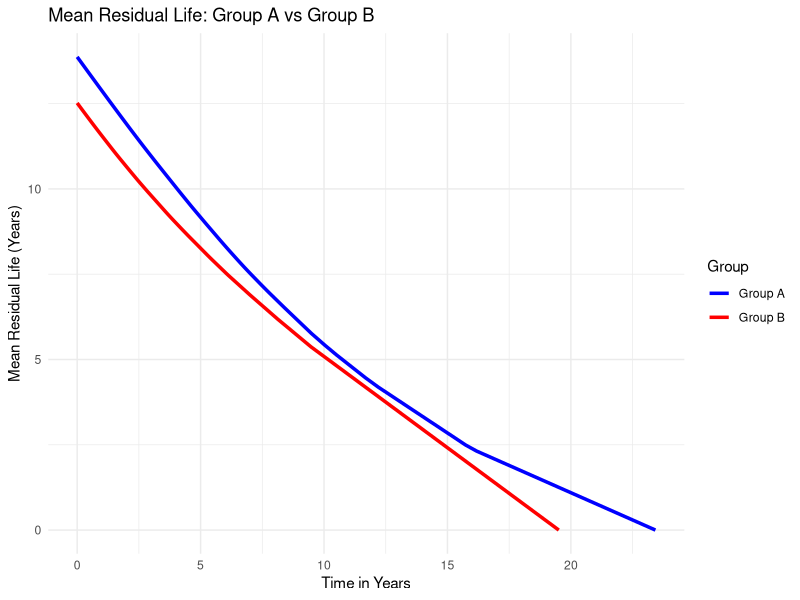
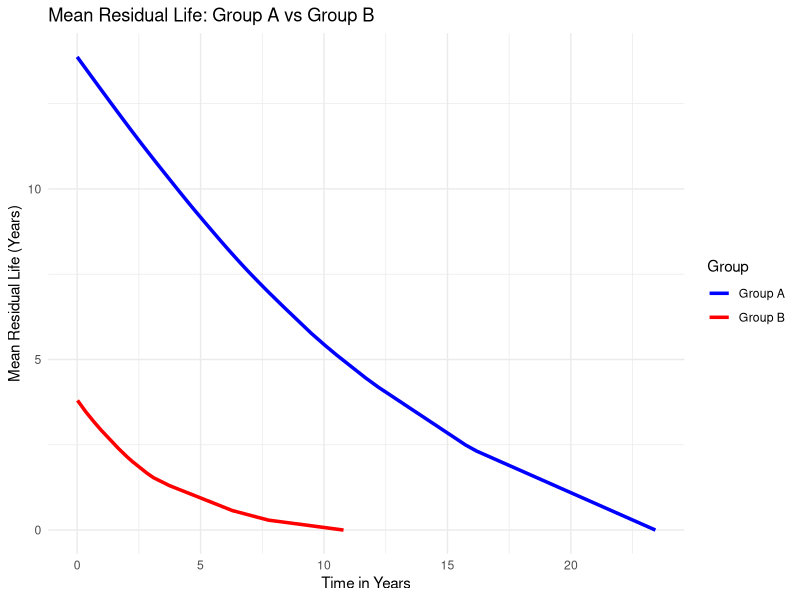
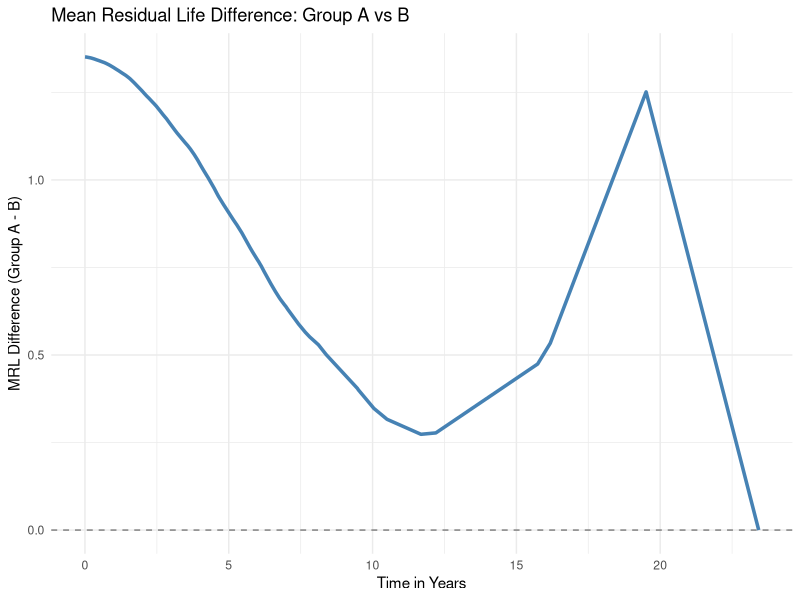
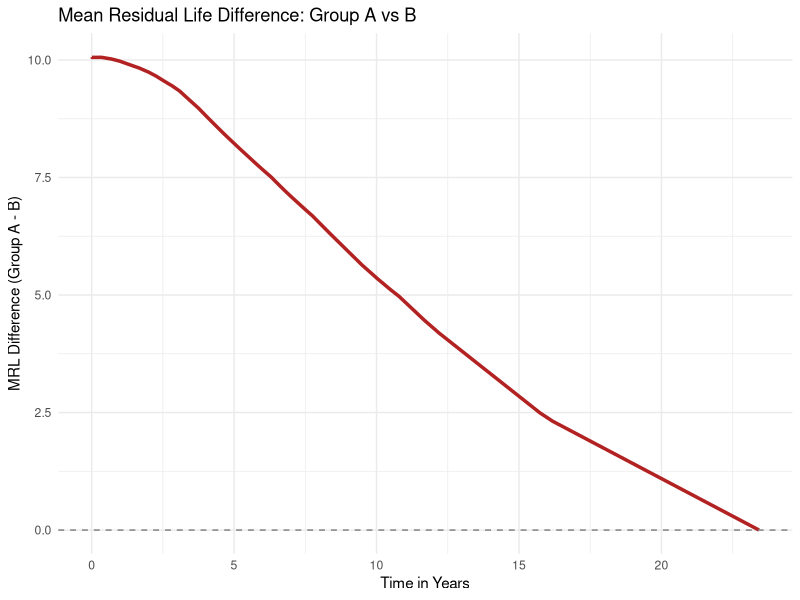
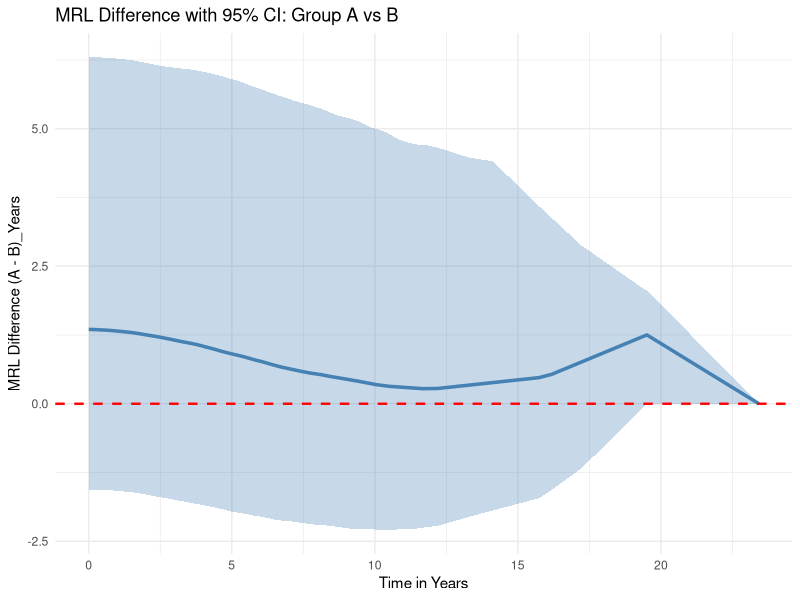
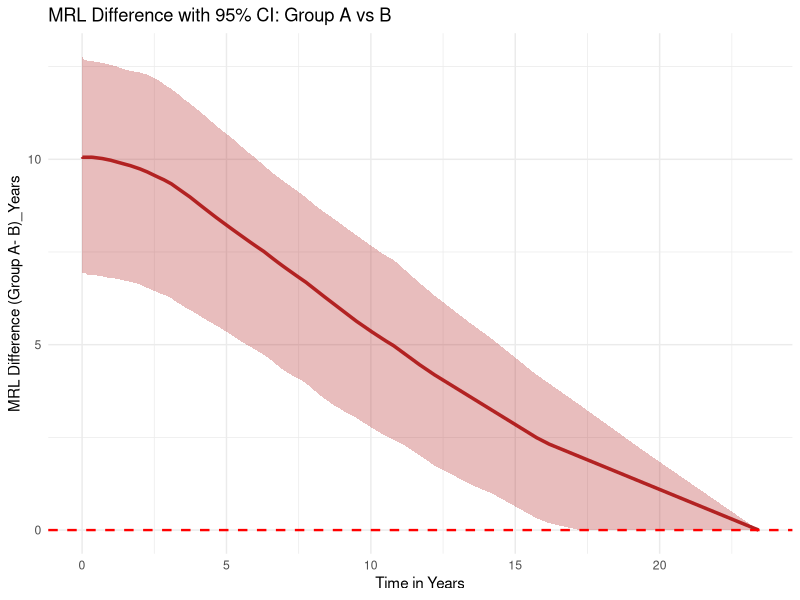
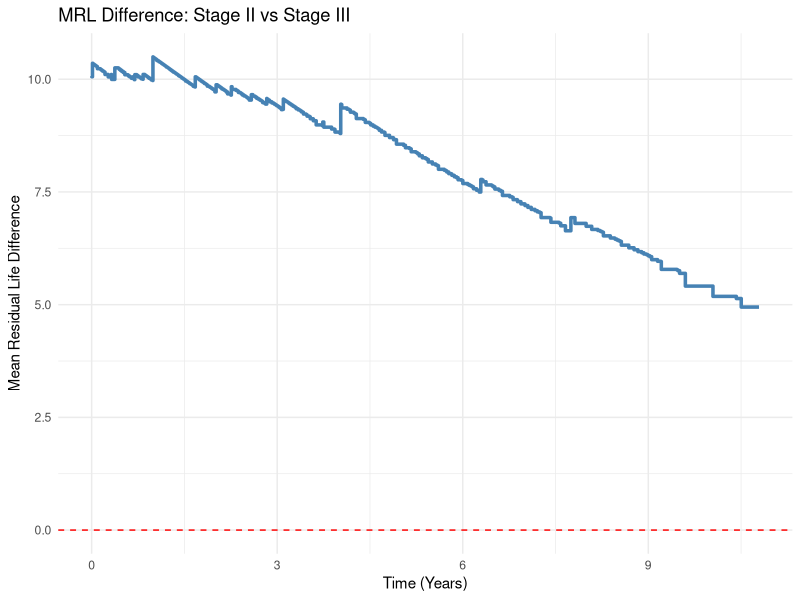
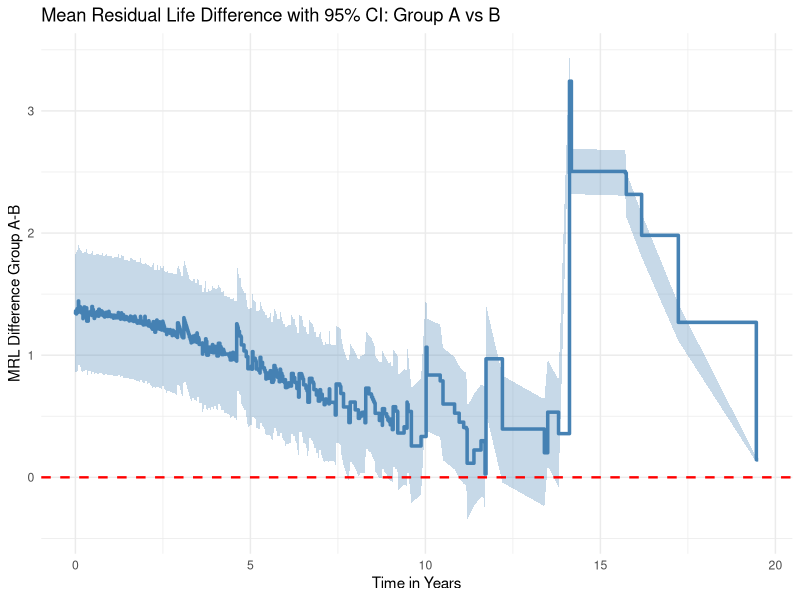

Source code (R) for these figures, in order:
## ---- chunk 1
knitr::opts_chunk$set(echo = TRUE)
## ---- chunk 2
# Load required libraries
library(survival)
library(survminer)
library(dplyr)


library(KMsurv)

surv_brca_cli <- read.csv("surv_brca_cli.csv")
surv_brca_cli= surv_brca_cli %>% mutate(group= pathologic_stage) %>% mutate( group= case_when( group=="Stage I"~ "Group A",group=="Stage II"~ "Group B",group=="Stage III"~ "Group C",group=="Stage IV"~ "Group D",group=="Stage X"~ "Group E",group=="Unspecified"~ "Group F"))

## ---- chunk 3
library(survival)
library(ggplot2)
library(dplyr)

# Filter and prepare the data
filtered_data <- surv_brca_cli %>%
  filter(group %in% c("Group B","Group C")) %>%
  mutate(group = factor(group))

summary(filtered_data)
# survival Object
surv_object <- Surv(time = filtered_data$time_in_years, event = filtered_data$vital_status)

# KM fit
fit <- survfit(surv_object ~ group, data = filtered_data)
summary(fit)
# Function to compute MRL from survival fit
compute_mrl <- function(fit) {
  time <- fit$time
  surv_probs <- fit$surv
  strata <- rep(names(fit$strata), fit$strata)

  df <- data.frame(time = time, surv = surv_probs, strata = strata)

  mrl_df <- df %>%
    group_by(strata) %>%
    arrange(time) %>%
    mutate(
      delta_t = lead(time, default = max(time)) - time,
      area = surv * delta_t,
      mrl = rev(cumsum(rev(area)))  # Mean residual life
    )

  return(mrl_df)
}

# Compute MRL
mrl_data <- compute_mrl(fit)

# Plot Mean Residual Life
ggplot(mrl_data, aes(x = time, y = mrl, color = strata)) +
  geom_line(size = 1.2) +
  labs(
    title = "Mean Residual Life: Group A vs Group B",
    x = "Time in Years",
    y = "Mean Residual Life (Years)",
    color = "Group"
  ) +
  theme_minimal()+ 
  scale_color_manual(
    labels = c("Group A", "Group B"),
    values = c("blue", "red")  # or use your desired colors
  )


## ---- chunk 4
# Load required libraries
library(survival)
library(ggplot2)
library(dplyr)

# Filter and prepare the data for Stage II and Stage IV
filtered_data <- surv_brca_cli %>%
  filter(pathologic_stage %in% c("Stage II", "Stage IV")) %>%
  mutate(pathologic_stage = factor(pathologic_stage))

# Create survival object
surv_object <- Surv(time = filtered_data$time_in_years, event = filtered_data$vital_status)

# Fit Kaplan-Meier survival model
fit <- survfit(surv_object ~ pathologic_stage, data = filtered_data)

# Function to compute Mean Residual Life from survfit object
compute_mrl <- function(fit) {
  time <- fit$time
  surv_probs <- fit$surv
  strata <- rep(names(fit$strata), fit$strata)

  df <- data.frame(time = time, surv = surv_probs, strata = strata)

  mrl_df <- df %>%
    group_by(strata) %>%
    arrange(time) %>%
    mutate(
      delta_t = lead(time, default = max(time)) - time,
      area = surv * delta_t,
      mrl = rev(cumsum(rev(area)))  # Mean Residual Life
    )

  return(mrl_df)
}

# Compute MRL values
mrl_data <- compute_mrl(fit)

# Plot Mean Residual Life
ggplot(mrl_data, aes(x = time, y = mrl, color = strata)) +
  geom_line(size = 1.2) +
  labs(
    title = "Mean Residual Life: Group A vs Group B",
    x = "Time in Years",
    y = "Mean Residual Life (Years)",
    color = "Group"
  ) +
  theme_minimal()+ 
  scale_color_manual(
    labels = c("Group A", "Group B"),
    values = c("blue", "red")  # or use your desired colors
  )

## ---- chunk 5
# Load libraries
library(survival)
library(ggplot2)
library(dplyr)

# Function to compute MRL from survfit
compute_mrl <- function(fit) {
  time <- fit$time
  surv_probs <- fit$surv
  strata <- rep(names(fit$strata), fit$strata)

  df <- data.frame(time = time, surv = surv_probs, strata = strata)

  mrl_df <- df %>%
    group_by(strata) %>%
    arrange(time) %>%
    mutate(
      delta_t = lead(time, default = max(time)) - time,
      area = surv * delta_t,
      mrl = rev(cumsum(rev(area)))
    )
  return(mrl_df)
}

# Function to interpolate MRL values on common time grid
interpolate_mrl <- function(mrl_df, group_name, grid_times) {
  approx_df <- approx(mrl_df$time, mrl_df$mrl, xout = grid_times, rule = 2)
  data.frame(
    time = grid_times,
    mrl = approx_df$y,
    group = group_name
  )
}

# Get MRL data for 2 vs 3
data_2_3 <- surv_brca_cli %>%
  filter(pathologic_stage %in% c("Stage II", "Stage III")) %>%
  mutate(pathologic_stage = factor(pathologic_stage))

fit_2_3 <- survfit(Surv(time_in_years, vital_status) ~ pathologic_stage, data = data_2_3)
mrl_2_3 <- compute_mrl(fit_2_3)

# Get MRL data for 2 vs 4
data_2_4 <- surv_brca_cli %>%
  filter(pathologic_stage %in% c("Stage II", "Stage IV")) %>%
  mutate(pathologic_stage = factor(pathologic_stage))

fit_2_4 <- survfit(Surv(time_in_years, vital_status) ~ pathologic_stage, data = data_2_4)
mrl_2_4 <- compute_mrl(fit_2_4)

# Create a common time grid
common_times <- sort(unique(c(mrl_2_3$time, mrl_2_4$time)))
common_times <- common_times[common_times > 0]  # Avoid time zero issues

# Interpolate both comparisons on common time grid
mrl_2_3_stage2 <- interpolate_mrl(filter(mrl_2_3, strata == "pathologic_stage=Stage II"), "Stage II", common_times)
mrl_2_3_stage3 <- interpolate_mrl(filter(mrl_2_3, strata == "pathologic_stage=Stage III"), "Stage III", common_times)

mrl_2_4_stage2 <- interpolate_mrl(filter(mrl_2_4, strata == "pathologic_stage=Stage II"), "Stage II", common_times)
mrl_2_4_stage4 <- interpolate_mrl(filter(mrl_2_4, strata == "pathologic_stage=Stage IV"), "Stage IV", common_times)

# Compute MRL differences
mrl_diff_2_3 <- data.frame(
  time = common_times,
  mrl_diff = mrl_2_3_stage2$mrl - mrl_2_3_stage3$mrl,
  comparison = "Stage II - Stage III"
)

mrl_diff_2_4 <- data.frame(
  time = common_times,
  mrl_diff = mrl_2_4_stage2$mrl - mrl_2_4_stage4$mrl,
  comparison = "Stage II - Stage IV"
)


## ---- chunk 6
# Determine max time for shortest group in Stage II vs III
max_time_2_3 <- min(
  max(mrl_2_3_stage2$time, na.rm = TRUE),
  max(mrl_2_3_stage3$time, na.rm = TRUE)
)

# Plot with x-axis limited
ggplot(mrl_diff_2_3 %>% filter(time <= max_time_2_3), aes(x = time, y = mrl_diff)) +
  geom_line(color = "steelblue", size = 1.2) +
  labs(
    title = "Mean Residual Life Difference: Group A vs B",
    x = "Time in Years",
    y = "MRL Difference (Group A - B)"
  ) +
  geom_hline(yintercept = 0, linetype = "dashed", color = "gray50") +
  xlim(0, max_time_2_3) +
  theme_minimal()


## ---- chunk 7
# Determine max time for shortest group in Stage II vs IV
max_time_2_4 <- min(
  max(mrl_2_4_stage2$time, na.rm = TRUE),
  max(mrl_2_4_stage4$time, na.rm = TRUE)
)

# Plot with x-axis limited
ggplot(mrl_diff_2_4 %>% filter(time <= max_time_2_4), aes(x = time, y = mrl_diff)) +
  geom_line(color = "firebrick", size = 1.2) +
  labs(
    title = "Mean Residual Life Difference: Group A vs B",
    x = "Time in Years",
    y = "MRL Difference (Group A - B)"
  ) +
  geom_hline(yintercept = 0, linetype = "dashed", color = "gray50") +
  xlim(0, max_time_2_4) +
  theme_minimal()
## ---- chunk 8
# Load necessary libraries
library(survival)
library(ggplot2)
library(dplyr)
library(tidyr)

# Load your data
surv_brca_cli <- read.csv("surv_brca_cli.csv")

# Utility: compute MRL
compute_mrl <- function(fit) {
  time <- fit$time
  surv_probs <- fit$surv
  strata <- rep(names(fit$strata), fit$strata)
  
  df <- data.frame(time = time, surv = surv_probs, strata = strata)
  
  df %>%
    group_by(strata) %>%
    arrange(time) %>%
    mutate(
      delta_t = lead(time, default = max(time)) - time,
      area = surv * delta_t,
      mrl = rev(cumsum(rev(area)))
    ) %>%
    select(time, mrl, strata)
}

# Interpolate MRL to common grid
interpolate_mrl <- function(mrl_df, strata_label, grid) {
  mrl_interp <- approx(mrl_df$time, mrl_df$mrl, xout = grid, rule = 2)$y
  tibble(time = grid, mrl = mrl_interp, strata = strata_label)
}

# Bootstrap function
bootstrap_mrl_diff <- function(data, stage1, stage2, n_boot = 500) {
  set.seed(123)
  data <- data %>% filter(pathologic_stage %in% c(stage1, stage2))
  data$pathologic_stage <- factor(data$pathologic_stage)
  
  # Common time grid from original data
  surv_obj <- Surv(data$time_in_years, data$vital_status)
  fit <- survfit(surv_obj ~ pathologic_stage, data = data)
  mrl_orig <- compute_mrl(fit)
  common_time <- sort(unique(mrl_orig$time))
  
  # Original interpolated MRL
  mrl1 <- interpolate_mrl(filter(mrl_orig, strata == paste0("pathologic_stage=", stage1)), stage1, common_time)
  mrl2 <- interpolate_mrl(filter(mrl_orig, strata == paste0("pathologic_stage=", stage2)), stage2, common_time)
  mrl_diff_mean <- mrl1$mrl - mrl2$mrl
  
  # Matrix to hold bootstrapped differences
  boot_matrix <- matrix(NA, nrow = length(common_time), ncol = n_boot)
  
  for (i in 1:n_boot) {
    boot_sample <- data %>% group_by(pathologic_stage) %>% slice_sample(prop = 1, replace = TRUE) %>% ungroup()
    fit_boot <- survfit(Surv(time_in_years, vital_status) ~ pathologic_stage, data = boot_sample)
    
    mrl_boot <- compute_mrl(fit_boot)
    
    try({
      mrl1_boot <- interpolate_mrl(filter(mrl_boot, strata == paste0("pathologic_stage=", stage1)), stage1, common_time)
      mrl2_boot <- interpolate_mrl(filter(mrl_boot, strata == paste0("pathologic_stage=", stage2)), stage2, common_time)
      boot_matrix[, i] <- mrl1_boot$mrl - mrl2_boot$mrl
    }, silent = TRUE)
  }
  
  # CI computation
  ci_lower <- apply(boot_matrix, 1, quantile, probs = 0.025, na.rm = TRUE)
  ci_upper <- apply(boot_matrix, 1, quantile, probs = 0.975, na.rm = TRUE)
  
  result <- tibble(
    time = common_time,
    diff = mrl_diff_mean,
    lower = ci_lower,
    upper = ci_upper
  )
  
  return(result)
}

# Run bootstrap for both comparisons
mrl_ci_2_3 <- bootstrap_mrl_diff(surv_brca_cli, "Stage II", "Stage III", n_boot = 500)
mrl_ci_2_4 <- bootstrap_mrl_diff(surv_brca_cli, "Stage II", "Stage IV", n_boot = 500)

# Plot: Stage II vs III
ggplot(mrl_ci_2_3, aes(x = time, y = diff)) +
  geom_line(color = "steelblue", size = 1.2) +
  geom_ribbon(aes(ymin = lower, ymax = upper), fill = "steelblue", alpha = 0.3) +
    geom_hline(yintercept = 0, linetype = "dashed", color = "red", linewidth = 0.8) + 
  labs(
    title = "MRL Difference with 95% CI: Group A vs B",
    x = "Time in Years",
    y = "MRL Difference (A - B)_Years"
  ) +
  theme_minimal()

# Plot: Stage II vs IV
ggplot(mrl_ci_2_4, aes(x = time, y = diff)) +
  geom_line(color = "firebrick", size = 1.2) +
  geom_ribbon(aes(ymin = lower, ymax = upper), fill = "firebrick", alpha = 0.3) +
    geom_hline(yintercept = 0, linetype = "dashed", color = "red", linewidth = 0.8) + 
  labs(
    title = "MRL Difference with 95% CI: Group A vs B",
    x = "Time in Years",
    y = "MRL Difference (Group A- B)_Years"
  ) +
  theme_minimal()

## ---- chunk 9
# STEP 1: Load required packages
library(survival)
library(dplyr)

# STEP 2: Filter your data
df <- surv_brca_cli %>%
  filter(pathologic_stage %in% c("Stage II", "Stage IV")) %>%
  mutate(pathologic_stage = factor(pathologic_stage))
summary(df)
# STEP 3: Fit KM model
fit <- survfit(Surv(time_in_years, vital_status) ~ pathologic_stage, data = df)

# STEP 4: Extract MRL for each group
compute_mrl <- function(fit) {
  time <- fit$time
  surv_probs <- fit$surv
  strata <- rep(names(fit$strata), fit$strata)
  
  df <- data.frame(time = time, surv = surv_probs, strata = strata) %>%
    group_by(strata) %>%
    arrange(time) %>%
    mutate(
      delta_t = lead(time, default = max(time)) - time,
      area = surv * delta_t,
      mrl = rev(cumsum(rev(area)))
    )
  return(df %>% select(time, mrl, strata))
}

mrl_df <- compute_mrl(fit)

# STEP 5: Split by group
mrl_ii <- filter(mrl_df, strata == "pathologic_stage=Stage II")
mrl_iii <- filter(mrl_df, strata == "pathologic_stage=Stage IV")

# STEP 6: Determine shared time grid
max_common_time <- min(max(mrl_ii$time), max(mrl_iii$time))
shared_time <- sort(unique(c(mrl_ii$time, mrl_iii$time)))
shared_time <- shared_time[shared_time <= max_common_time]

# STEP 7: Use step function to evaluate MRL at shared times
step_mrl_ii <- stepfun(mrl_ii$time, c(mrl_ii$mrl, tail(mrl_ii$mrl, 1)))
step_mrl_iii <- stepfun(mrl_iii$time, c(mrl_iii$mrl, tail(mrl_iii$mrl, 1)))

# STEP 8: Create aligned data frame
aligned_df <- data.frame(
  time = shared_time,
  MRL_II = step_mrl_ii(shared_time),
  MRL_III = step_mrl_iii(shared_time),
  MRL_Diff = step_mrl_ii(shared_time) - step_mrl_iii(shared_time)
)

# STEP 9: View or plot the result
head(aligned_df)

## ---- chunk 10
library(ggplot2)

ggplot(aligned_df, aes(x = time, y = MRL_Diff)) +
  geom_step(color = "steelblue", linewidth = 1.2) +
  geom_hline(yintercept = 0, color = "red", linetype = "dashed") +
  labs(
    title = "MRL Difference: Stage II vs Stage III ",
    x = "Time (Years)",
    y = "Mean Residual Life Difference"
  ) +
  theme_minimal()

## ---- chunk 11
# Required libraries
library(survival)
library(dplyr)
library(ggplot2)

# Filter data
df <- surv_brca_cli %>%
  filter(pathologic_stage %in% c("Stage II", "Stage III")) %>%
  mutate(pathologic_stage = factor(pathologic_stage))

# Fit Kaplan-Meier model
fit <- survfit(Surv(time_in_years, vital_status) ~ pathologic_stage, data = df)

# Greenwood-based SE for MRL
compute_mrl_with_se <- function(fit) {
  time <- fit$time
  surv_probs <- fit$surv
  strata <- rep(names(fit$strata), fit$strata)
  
  df <- data.frame(time = time, surv = surv_probs, strata = strata) %>%
    group_by(strata) %>%
    arrange(time) %>%
    mutate(
      delta_t = lead(time, default = max(time)) - time,
      area = surv * delta_t,
      mrl = rev(cumsum(rev(area))),
      var = c(rev(cumsum(rev((delta_t^2) * (surv * (1 - surv) / sum(surv)))))),  # crude delta approx
      se = sqrt(var),
      lower = mrl - 1.96 * se,
      upper = mrl + 1.96 * se
    )
  return(df %>% select(time, mrl, se, lower, upper, strata))
}

mrl_df <- compute_mrl_with_se(fit)

# Split groups
mrl_ii <- filter(mrl_df, strata == "pathologic_stage=Stage II")
mrl_iii <- filter(mrl_df, strata == "pathologic_stage=Stage III")

# Shared time grid
max_common_time <- min(max(mrl_ii$time), max(mrl_iii$time))
shared_time <- sort(unique(c(mrl_ii$time, mrl_iii$time)))
shared_time <- shared_time[shared_time <= max_common_time]

# Step functions for each group
step_mrl_ii <- stepfun(mrl_ii$time, c(mrl_ii$mrl, tail(mrl_ii$mrl, 1)))
step_se_ii  <- stepfun(mrl_ii$time, c(mrl_ii$se, tail(mrl_ii$se, 1)))

step_mrl_iii <- stepfun(mrl_iii$time, c(mrl_iii$mrl, tail(mrl_iii$mrl, 1)))
step_se_iii  <- stepfun(mrl_iii$time, c(mrl_iii$se, tail(mrl_iii$se, 1)))

# Create aligned data
aligned_df <- data.frame(
  time = shared_time,
  MRL_II = step_mrl_ii(shared_time),
  SE_II = step_se_ii(shared_time),
  MRL_III = step_mrl_iii(shared_time),
  SE_III = step_se_iii(shared_time)
)

# Compute difference and CI
aligned_df <- aligned_df %>%
  mutate(
    MRL_Diff = MRL_II - MRL_III,
    SE_Diff = sqrt(SE_II^2 + SE_III^2),
    Lower_CI = MRL_Diff - 1.96 * SE_Diff,
    Upper_CI = MRL_Diff + 1.96 * SE_Diff
  )

# Plot with 95% CI ribbon
ggplot(aligned_df, aes(x = time, y = MRL_Diff)) +
  geom_step(color = "steelblue", size = 1.2) +
  geom_ribbon(aes(ymin = Lower_CI, ymax = Upper_CI), fill = "steelblue", alpha = 0.3) +
  geom_hline(yintercept = 0, linetype = "dashed", color = "red", linewidth = 0.8) +
  labs(
    title = "Mean Residual Life Difference with 95% CI: Group A vs B ",
    x = "Time in Years",
    y = "MRL Difference Group A-B"
  ) +
  theme_minimal()

